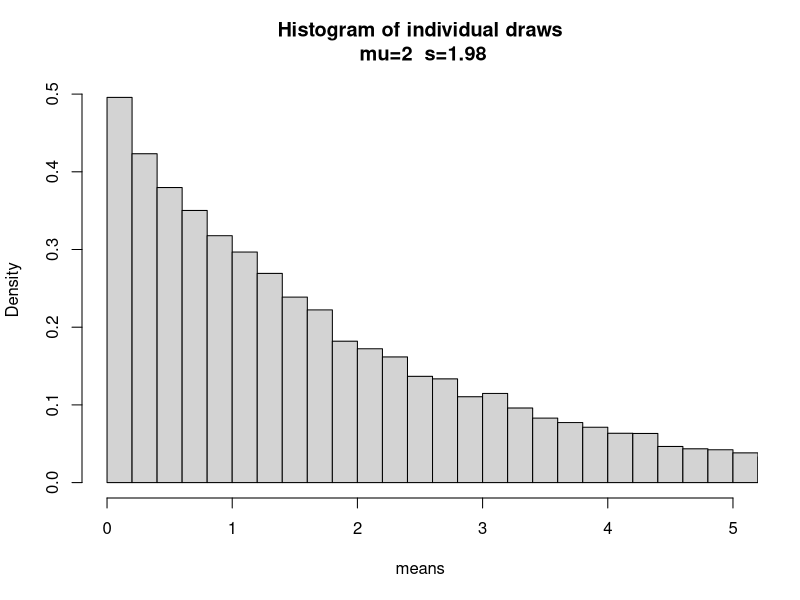
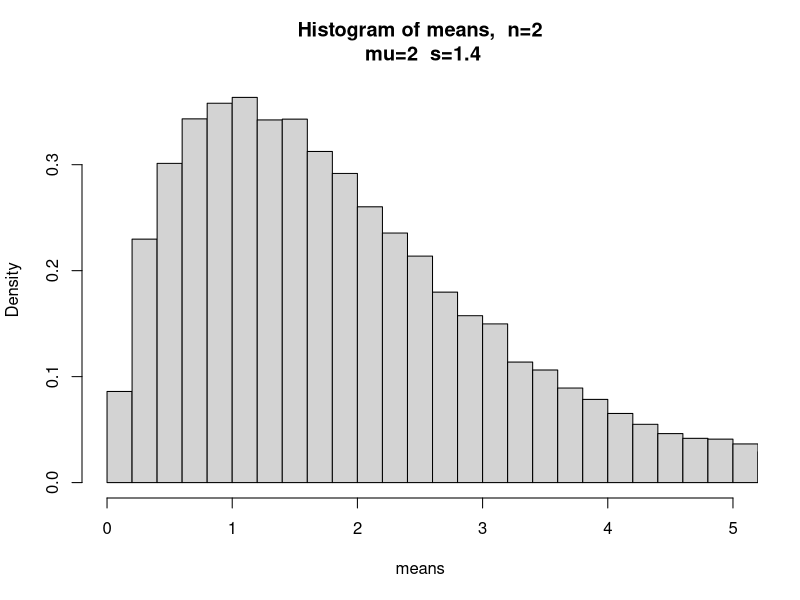
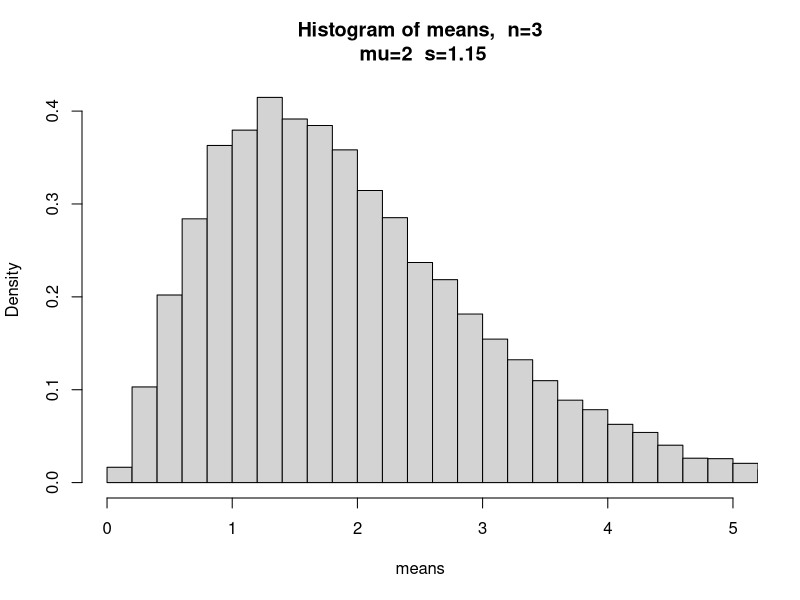
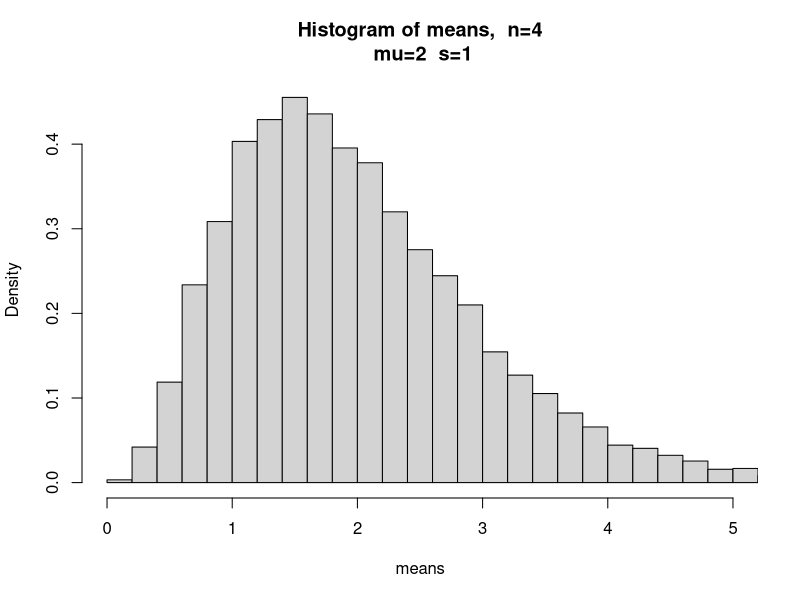
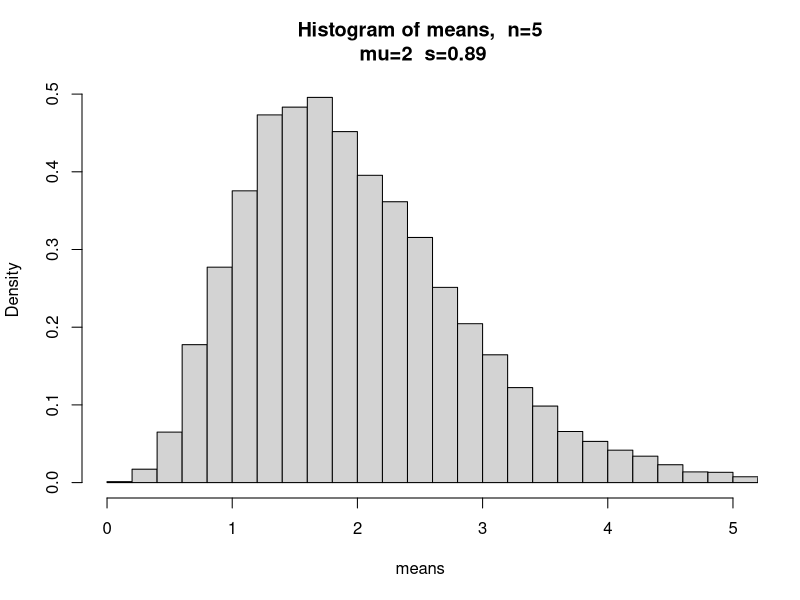
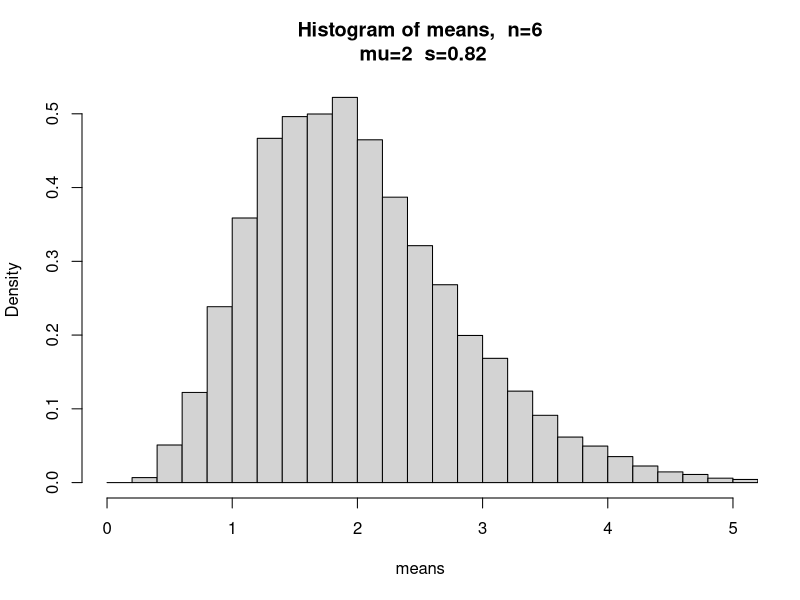
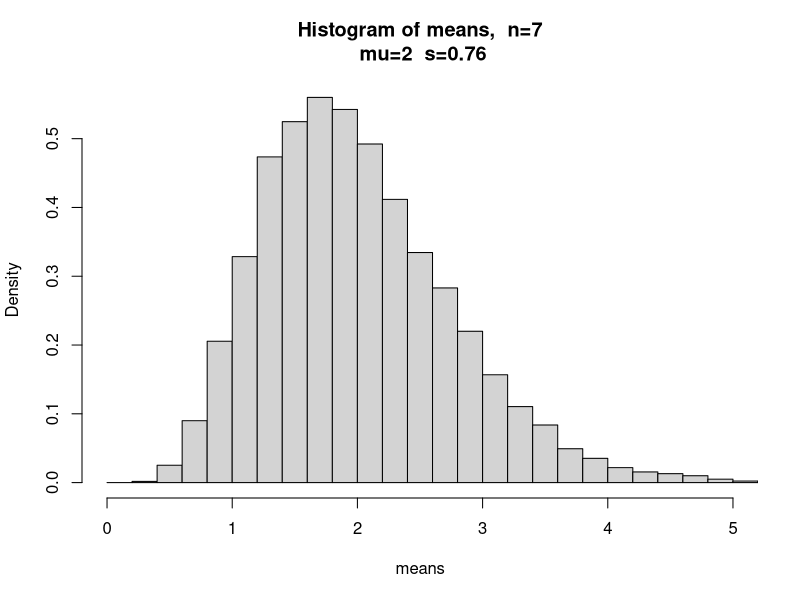
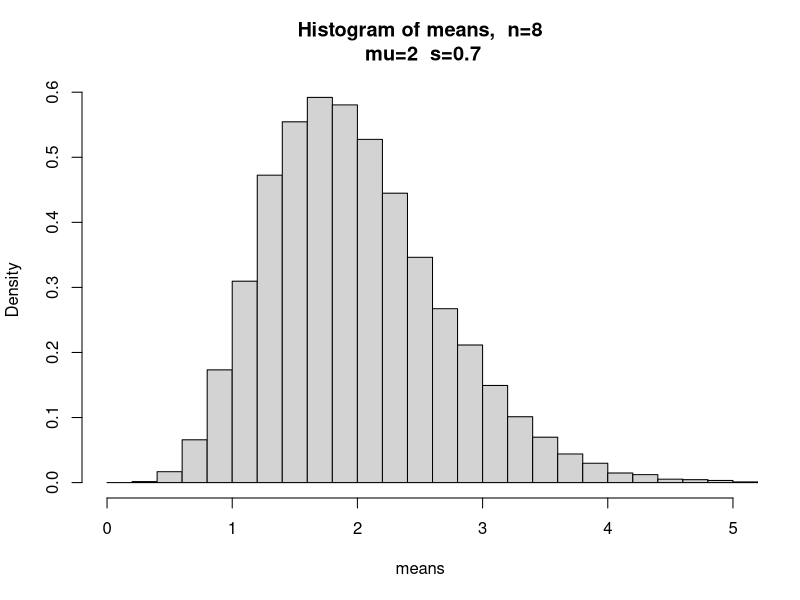

These charts were generated, in order, by the following R code:

pdf("expo.pdf")

for(i in 1:30)
{
    means = c()
    for(j in 1:20000)
    {
        means = c(means, mean(2*rexp(i)))
    }
    mu = round(mean(means), 1)
    s = round(sd(means), 2)
    if(i == 1){
        hist(means, xlim=c(0,5), freq=F, 
     main = paste(c("Histogram of individual draws","\n mu=",mu,"  s=",s),
     collapse=''),
     breaks = seq(0,100,0.2))
    }
    else{
    hist(means, xlim=c(0,5), freq=F, main = paste(c("Histogram of means,  n=",i,"\n mu=",mu,"  s=",s), collapse=''),
         breaks = seq(0,100,0.2))
    }
}

dev.off()
